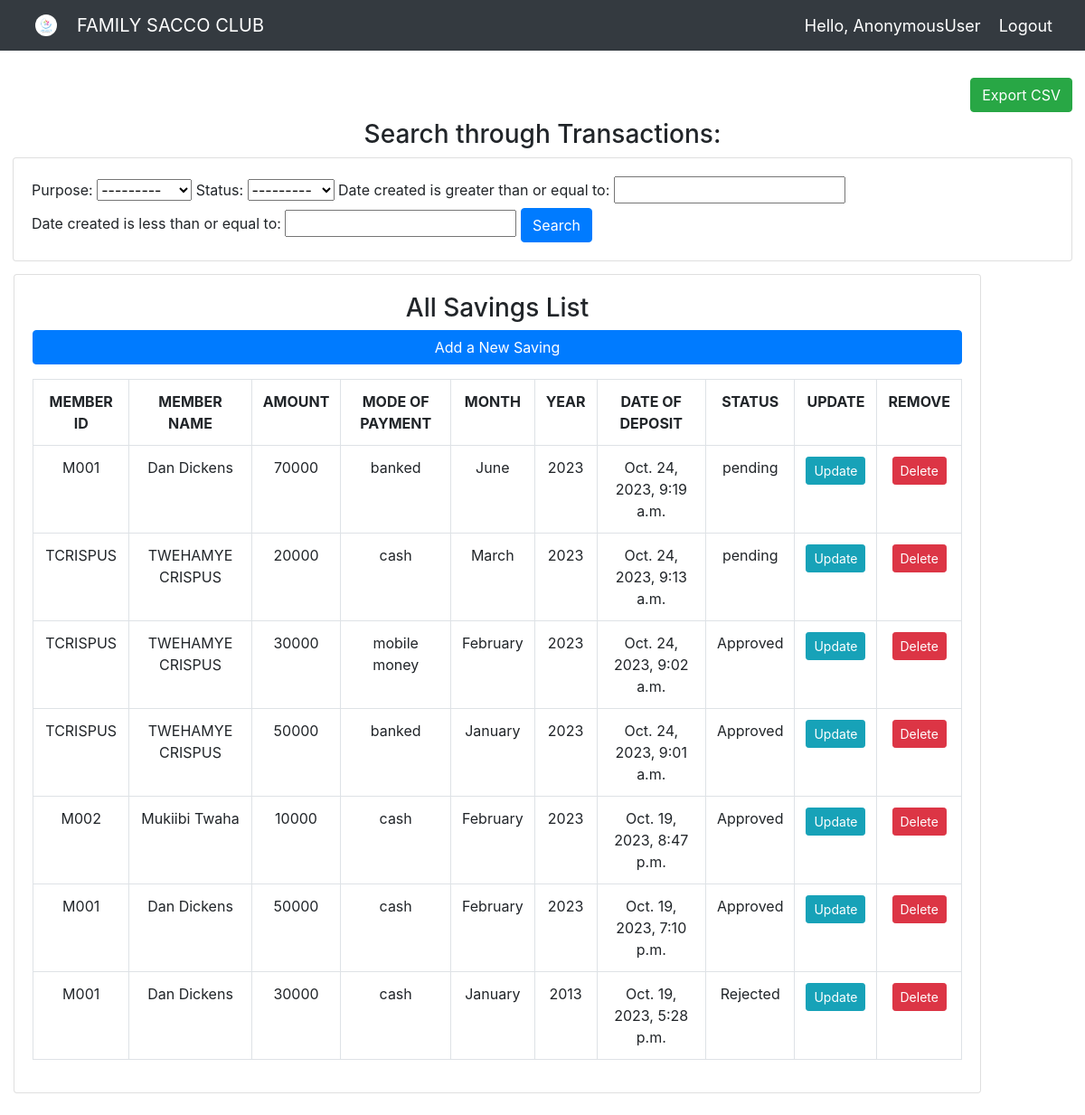
/all_deposit/, run on the app's committed database.
### fam_sacco_app/models.py (models this page shows, shortened)
class Deposit(models.Model):
    status_choices =(("pending","pending"),("Approved","Approved"),
                        ("Rejected","Rejected"))
    pay_choices =(("banked","banked"),("mobile money","mobile money"),
                        ("cash","cash"))
    purpose_choices = (("January","January"),("February","February"),("March","March"),
    				("April","April"),("May","May"),("June","June"),("July","July"),
    				("August","August"),("September","September"),("October","October"),
    				("November","November"),("December","December"))
    member = models.ForeignKey(Member, on_delete=models.CASCADE)
    amount = models.PositiveIntegerField()
    purpose = models.CharField(max_length=50, null=False, choices = purpose_choices)
    year = models.PositiveIntegerField()
    deposited_by = models.CharField(max_length=50,null=False)
    status = models.CharField(max_length=30, null=False, choices = status_choices, default="pending")
    date_created = models.DateTimeField(auto_now_add=True)
    mode_of_payment = models.CharField(max_length=30, null=False, choices = pay_choices)
    Transaction_id = models.CharField(max_length=100, null=False)
    receipt = models.ImageField(upload_to='deposits/%Y/%m/%d',blank=True)

class Member(models.Model):
    sex_choices = (("Male","male"), ("Female","Female"))
    status_choices = (("Married","Married"),("Single","Single"),
                        ("Windowed","Windowed"),("Divorsed","Divorsed"))
    member_id =models.CharField(max_length=10, primary_key=True )
    full_name = models.CharField(max_length=200, null=False)
    nin = models.CharField(max_length=100)
    occupation=models.CharField(max_length=500)
    sex = models.CharField(max_length=10,choices = sex_choices)
    marital_status = models.CharField(max_length=30, choices=status_choices)
    email = models.EmailField(max_length=100)
    telephone = models.PositiveIntegerField()
    date_of_birth = models.DateField(validators=[MaxValueValidator(datetime.date.today)])
    current_address = models.CharField(max_length=300)
    home_address = models.CharField(max_length=300)
    Registered_date = models.DateTimeField(auto_now_add=True)

### fam_sacco_app/views.py (the view)
# urls.py: path('all_deposit/', views.allDeposit, name='all_deposit'),
def allDeposit(request):
    search_deposit = request.GET.get('search')
    if search_deposit:
        deposits = Deposit.objects.filter(Q(amount__icontains=search_deposit) |
                             Q(purpose__icontains=search_deposit) |
                             Q(date_created__icontains=search_deposit))
    else:
        deposits = Deposit.objects.all().order_by("-date_created")
        myFilter = DepositFilter(request.GET, queryset=deposits)
        deposits = myFilter.qs
        context = {'deposits': deposits,
                    'myFilter': myFilter
        } #'members': members}
    return render(request, 'members/all_deposits.html', context )

### fam_sacco_app/templates/members/all_deposits.html (shortened to what this page needs)
{% extends 'members/main.html' %}
{% load static %}
{% block content %}
<link rel="stylesheet" href="https://cdn.jsdelivr.net/npm/bootstrap@4.5.3/dist/css/bootstrap.min.css">
<br>
<div class="row">
    <div class="col">
        <h6 align="right"><a class="btn btn-success" href="{% url 'deposit_csv' %}">Export CSV</a></h6>
        <h3 align="center">Search through Transactions:</h3>
        <div class="card card-body">
            <form method="get">
                {{myFilter.form}}
                <button class="btn btn-primary" type="submit">Search</button>
            </form>
        </div>
    </div>
</div>
 <div class = "col-md-11 text-center">
    <div class="card card-body">
        <h3 id="header-h2">All Savings List</h3>
        <a class="btn btn-primary btn-block" href="{% url 'deposit_create' %}"> Add a New Saving</a><p></p>
        <table class="table table-bordered border-primary table-hover">
                <th>MEMBER ID</th>
                <th>MEMBER NAME</th>
                <th>AMOUNT</th>
                <th>MODE OF PAYMENT</th>
                <th>MONTH</th>
                <th>YEAR</th>
                <th>DATE OF DEPOSIT</th>
                <th>STATUS</th>
                <th>UPDATE</th>
                <th>REMOVE</th>
            {% for x in deposits %}
            <tr>
                <td>{{ x.member_id }}</td>
                <td>{{ x.member.full_name }}</td>
                <td>{{ x.amount }}</td>
                <td>{{ x.mode_of_payment }}</td>
                <td>{{ x.purpose }}</td>
                <td>{{ x.year }}</td>
                <td>{{ x.date_created }}</td>
                <td>{{ x.status }}</td>
                <td><a class="btn btn-sm btn-info" href="{% url 'update_deposit' x.id  %}">Update</a></td>
                <td><a class="btn btn-sm btn-danger" href="{% url 'delete_deposit' x.id  %}">Delete</a></td>
            </tr>
            {% endfor %}
        </table>
    </div><br>
</div>
{% endblock content %}

### fam_sacco_app/templates/members/main.html (shortened to what this page needs)
{% load static %}
<!DOCTYPE html>
<html>
<head>
    <link rel="stylesheet" href="https://stackpath.bootstrapcdn.com/bootstrap/4.3.1/css/bootstrap.min.css"
>
    <link rel="stylesheet" type="text/css" href="{% static 'css/main.css' %}">
</head>
<body>
    <br><br>
    {% include 'members/navbar.html' %}
    {% block content %}
    {%endblock%}
</body>
</html>

### fam_sacco_app/templates/members/navbar.html (shortened to what this page needs)
{% load static %}
<nav class="navbar fixed-top navbar-expand-lg navbar-dark bg-dark">
     &nbsp; &nbsp; &nbsp;<img src="{% static 'images/LINK2DOT5.png' %}" style="width: 2vw; border-radius: 50%;"> &nbsp; &nbsp; &nbsp;
    <a class="navbar-brand" href="#">FAMILY SACCO CLUB</a>
    <span class="hello-msg">Hello, {{request.user}} </span>
    <span><a class="hello-msg" href="{% url 'logout' %}">Logout</a></span>
</nav>

### fam_sacco_app/static/css/main.css (style rules this page uses)
body { background-color: #ebeff5; }
.row { padding: 14px; }

### fam_sacco_app/templates/members/navbar.html (style rules this page uses)
.hello-msg { font-size: 18px; color: #fff; margin-right: 20px; }

### data on the page
Deposit: member_id "M001", member.full_name "Dan Dickens", amount "70000", mode_of_payment "banked", purpose "June", year "2023", date_created "Oct. 24, 2023, 9:19 a.m.", status "pending"
Deposit: member_id "TCRISPUS", member.full_name "TWEHAMYE CRISPUS", amount "20000", mode_of_payment "cash", purpose "March", year "2023", date_created "Oct. 24, 2023, 9:13 a.m.", status "pending"
Deposit: member_id "TCRISPUS", member.full_name "TWEHAMYE CRISPUS", amount "30000", mode_of_payment "mobile money", purpose "February", year "2023", date_created "Oct. 24, 2023, 9:02 a.m.", status "Approved"
Deposit: member_id "TCRISPUS", member.full_name "TWEHAMYE CRISPUS", amount "50000", mode_of_payment "banked", purpose "January", year "2023", date_created "Oct. 24, 2023, 9:01 a.m.", status "Approved"
Deposit: member_id "M002", member.full_name "Mukiibi Twaha", amount "10000", mode_of_payment "cash", purpose "February", year "2023", date_created "Oct. 19, 2023, 8:47 p.m.", status "Approved"
Deposit: member_id "M001", member.full_name "Dan Dickens", amount "50000", mode_of_payment "cash", purpose "February", year "2023", date_created "Oct. 19, 2023, 7:10 p.m.", status "Approved"
Deposit: member_id "M001", member.full_name "Dan Dickens", amount "30000", mode_of_payment "cash", purpose "January", year "2013", date_created "Oct. 19, 2023, 5:28 p.m.", status "Rejected"

### other printed values
{{ request.user }} "AnonymousUser"
